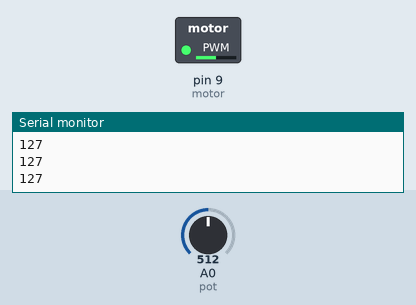
Bench run of a sketch on a simulated Arduino Uno, built with avr-gcc and run on an emulated ATmega328P. Parts: switched loads named in the sketch (green lamp = pin HIGH), the last lines printed to the serial monitor. The test bench sets the inputs (shaded band); at power-on: A0 (pot) = 512.

Above: at 1.2 s.
1.3 s: A0 (pot) set to 716
At 2.5 s:
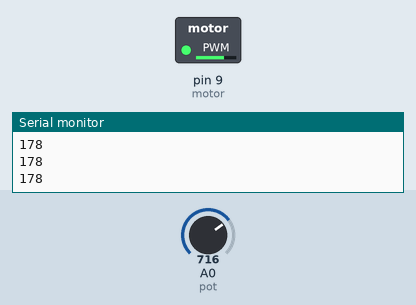
2.8 s: A0 (pot) set to 900
At 3.8 s:
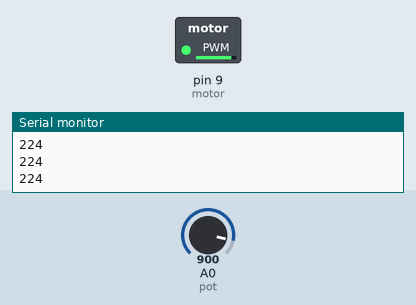
4.3 s: A0 (pot) set to 122
At 4.9 s:
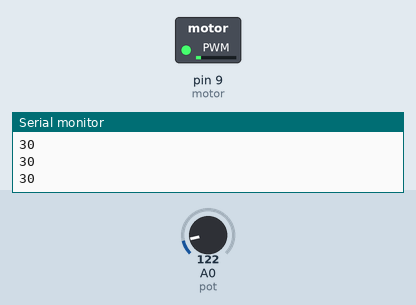
5.8 s: A0 (pot) set to 0
At 7.0 s:
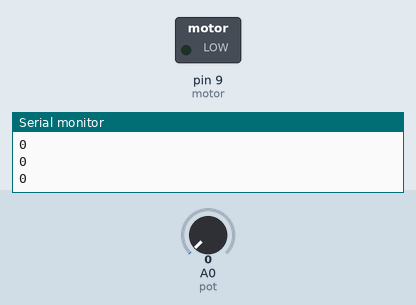
7.3 s: A0 (pot) set to 511
At 8.3 s:
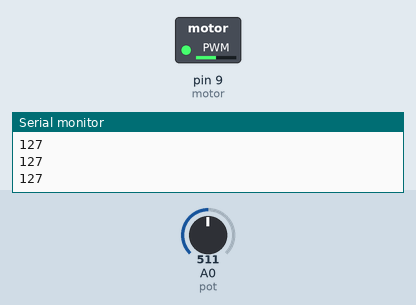
Timing chart, 0 to 9.8 s (numbered marks = the images above; inputs shaded):
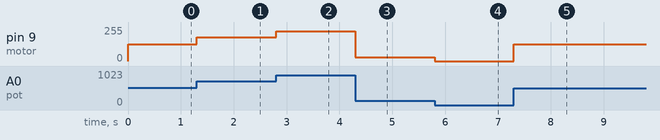

Measured:
- after the input at 1.3 s, pin 9 (motor): 127/255 → 178/255 at once
- after the input at 2.8 s, pin 9 (motor): 178/255 → 224/255 at once
- after the input at 4.3 s, pin 9 (motor): 224/255 → 30/255 at once
- after the input at 5.8 s, pin 9 (motor): 30/255 → 0/255 at once
- after the input at 7.3 s, pin 9 (motor): 0/255 → 127/255 at once

The sketch:

motor.ino
```cpp
const int motor = 9;
const int pot = 0;
int val =0;

void setup() {
  pinMode(motor, OUTPUT);
  pinMode(pot, INPUT);
  Serial.begin(9600);
}

void loop() {
  val = analogRead(pot);
  val = map(val, 0, 1023, 0, 255);
  analogWrite(motor, val);
  Serial.println(val);
}
```
